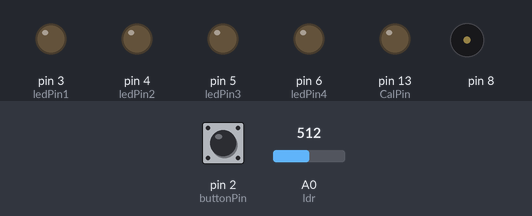
Recording of a sketch running on a simulated Arduino Uno, built with avr-gcc and run on an emulated ATmega328P. Shown: output pins drawn as LEDs (lit = HIGH), buzzer (waves = sounding). Dashed ring = blinking. Inputs (shaded band) come from the test bench; at power-on: pin 2 (buttonPin) LOW, A0 (ldr) = 512.

Above: at 6.2 s.
6.3 s: pin 2 (buttonPin) pulled HIGH for 0.15 s
At 6.49 s:
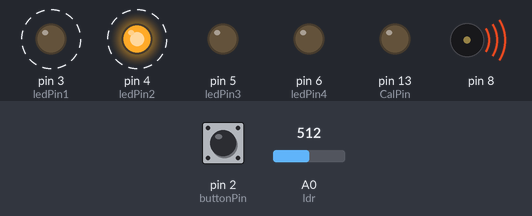
9.3 s: pin 2 (buttonPin) pulled HIGH for 1 s
At 9.6 s:
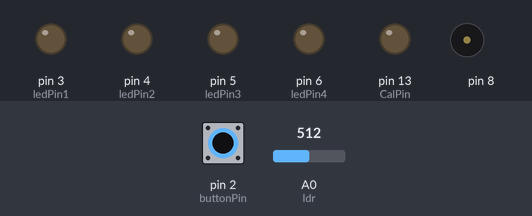
11.8 s: pin 2 (buttonPin) pulled HIGH for 3.2 s
At 12.09 s:
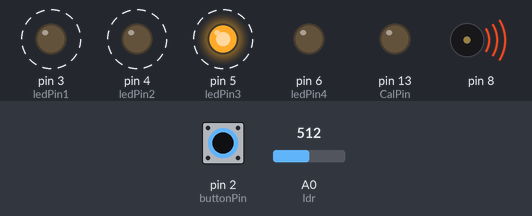
Timing chart, 0 to 22.5 s (numbered marks = the images above; inputs shaded):
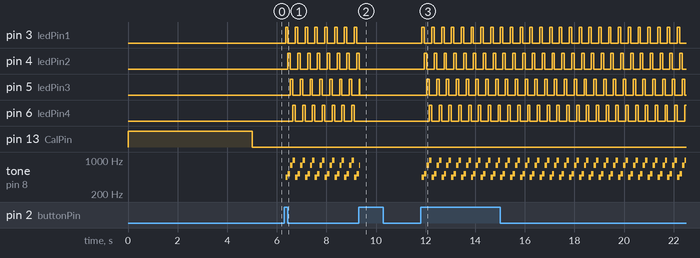

The sketch:

SequenceArduinoCode.ino
```cpp
int sensorValue;      //variables used for sensor calibration
int sensorLow = 1023;
int sensorHigh = 0;

const int CalPin = 13;  //the built in LED on pin 13 is used to indicate sensor calibration

const int buttonPin = 2;  //buttion and led pin numbers are set here
const int ledPin1 =  3;
const int ledPin2 =  4;
const int ledPin3 =  5;
const int ledPin4 =  6;

int ledState1 = LOW; // led and button states are initialised here
int ledState2 = LOW;
int ledState3 = LOW;
int ledState4 = LOW;
int buttonState;
int lastButtonState = LOW;

unsigned long previousMillis = 0;   //long data types used for blinking leds without delay and button debouncing
long interval = 500;
unsigned long lastDebounceTime = 0;
unsigned long debounceDelay = 50;

int pos = 1;  //variables for sequencer position, pitch, and play state initialised here
int pitch = 0;
bool play = false;

void setup() {
  pinMode(CalPin, OUTPUT);    //turn the built in LED on to indicate calibration
  digitalWrite(CalPin, HIGH);

  // calibrate for the first five seconds after program runs
  while (millis() < 5000) {
    // record the maximum sensor value
    sensorValue = analogRead(A0);
    if (sensorValue > sensorHigh) {
      sensorHigh = sensorValue;
    }
     //record the minimum sensor value
    if (sensorValue < sensorLow) {
      sensorLow = sensorValue;
    }
  }
   // turn the built in LED off, signaling the end of the calibration period
  digitalWrite(CalPin, LOW);

  //assign the led pins as outputs and the button as an input
  pinMode(buttonPin, INPUT);
  pinMode(ledPin1, OUTPUT);
  pinMode(ledPin2, OUTPUT);
  pinMode(ledPin3, OUTPUT);
  pinMode(ledPin4, OUTPUT);
}

void loop() {
  //code implementing button debouncing is placed first
  unsigned long currentMillis = millis();
  int reading = digitalRead(buttonPin);

  // check to see if you just pressed the button
  // (i.e. the input went from LOW to HIGH), and you've waited long enough
  // since the last press to ignore any noise:

  // If the switch changed, due to noise or pressing:
  if (reading != lastButtonState) {
    // reset the debouncing timer
    lastDebounceTime = millis();
  }

  if ((millis() - lastDebounceTime) > debounceDelay) {
    // whatever the reading is at, it's been there for longer than the debounce
    // delay, so take it as the actual current state:

    // if the button state has changed:
    if (reading != buttonState) {
      buttonState = reading;

      // only toggle the state of the play boolean if the button is high
      if (buttonState == HIGH) {
        play = !play;
      }
    }
  }

  sensorValue = analogRead(A0); //read the input from the ldr and assign it to the interval time
  interval = map(sensorValue, sensorLow, sensorHigh, 100, 1000);  //mapped between 100 to 1000 milliseconds

  if (play == true){  //only blink through the sequence if the play bool = true
    if (currentMillis - previousMillis >= interval) { //play through the sequence according to the interval variable
      // save the last time you blinked the LED
      previousMillis = currentMillis;

      //use the pos variable to determine the position within the sequence,
      //and turn LEDS on and off and adjust pitch accordingly
      if (pos == 1) {
        ledState1 = HIGH;
        ledState2 = LOW;
        ledState3 = LOW;
        ledState4 = LOW;
        pitch = 440;
        pos = 2;
      } else if (pos == 2) {
        ledState1 = LOW;
        ledState2 = HIGH;
        ledState3 = LOW;
        ledState4 = LOW;
        pitch = 523;
        pos = 3;
      } else if (pos == 3) {
        ledState1 = LOW;
        ledState2 = LOW;
        ledState3 = HIGH;
        ledState4 = LOW;
        pitch = 784;
        pos = 4;
      } else if (pos == 4) {
        ledState1 = LOW;
        ledState2 = LOW;
        ledState3 = LOW;
        ledState4 = HIGH;
        pitch = 988;
        pos = 1;
      }
    }
  } else {  // if play = false, turn off all leds, turn off the pitch and reset to the starting position of the sequence
      ledState1 = LOW;
      ledState2 = LOW;
      ledState3 = LOW;
      ledState4 = LOW;
      pitch = 0;
      pos = 1;
      }

  digitalWrite(ledPin1, ledState1); //output the state of the leds and the pitch value as determined previously
  digitalWrite(ledPin2, ledState2);
  digitalWrite(ledPin3, ledState3);
  digitalWrite(ledPin4, ledState4);
  tone(8, pitch, interval);
  lastButtonState = reading;
}
```

Measured:
- after the input at 6.3 s, pin 3 (ledPin1): alternates HIGH for 0.10 s and LOW for 0.30 s, starting after 0.05 s; pin 4 (ledPin2): alternates HIGH for 0.10 s and LOW for 0.30 s, starting after 0.15 s
- after the input at 9.3 s, pin 3 (ledPin1), pin 6 (ledPin4): stops changing and stays LOW; pin 4 (ledPin2): goes on until 9.3 s, then stays LOW
- after the input at 11.8 s, pin 3 (ledPin1): alternates HIGH for 0.10 s and LOW for 0.30 s, starting after 0.05 s; pin 4 (ledPin2): alternates HIGH for 0.10 s and LOW for 0.30 s, starting after 0.15 s
